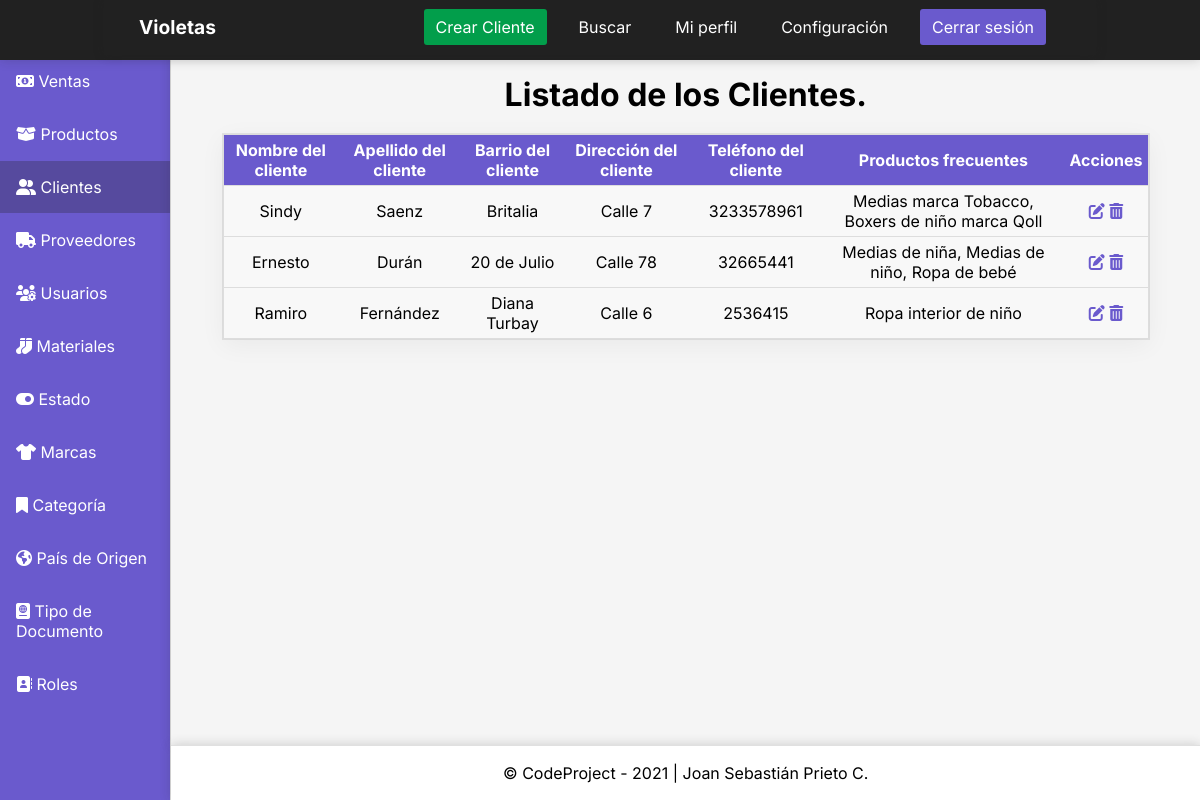
The page /dashboardclientes on the database as committed earlier.
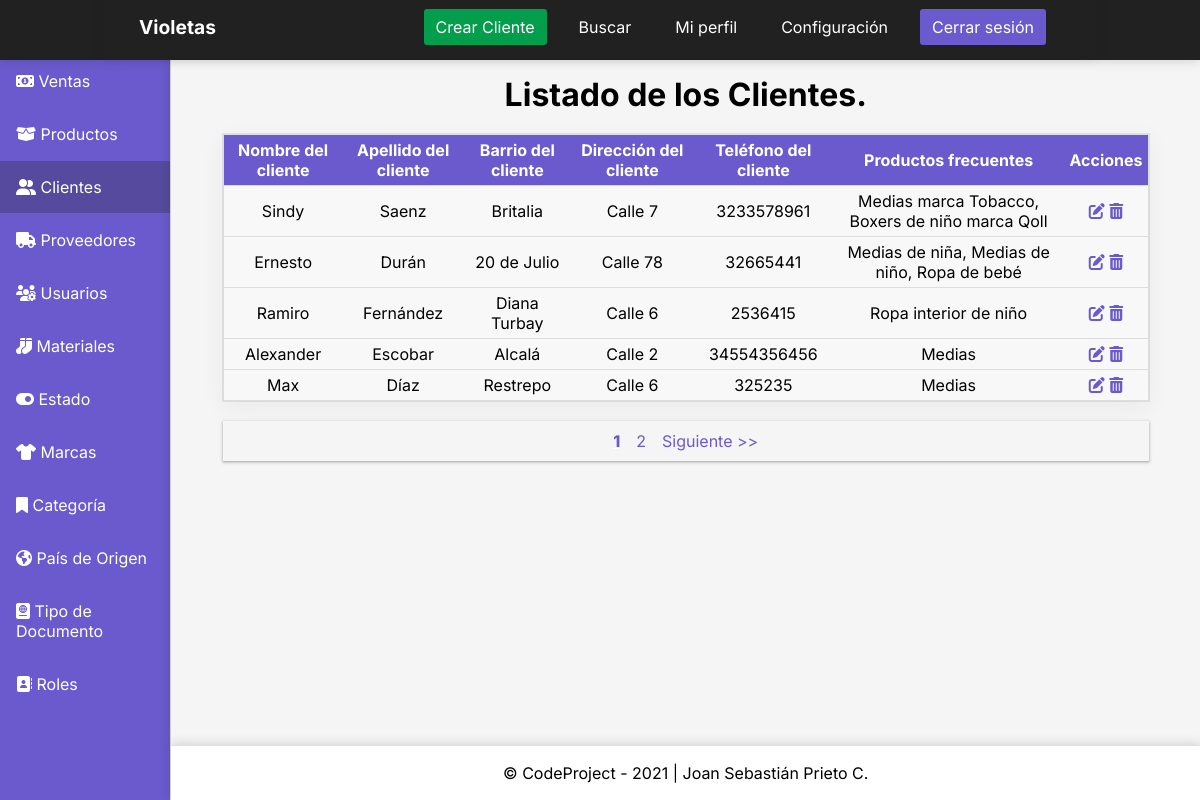
The same page on the database as committed later.
### InventoryApp/models.py (models this page shows, shortened)
class Clientes(models.Model):
    NombreCliente = models.CharField('Nombre del cliente', max_length = 100)
    ApellidoCliente = models.CharField('Apellido del cliente', max_length = 100)
    BarrioCliente = models.CharField('Barrio del cliente', max_length = 100)
    DireccionCliente = models.CharField('Dirección del cliente', max_length = 100)
    TelefonoCliente = models.CharField('Teléfono del cliente', max_length = 100)
    ProductosFrecuentes = models.CharField('Productos que frecuenta', max_length = 100)
    class Meta:
        verbose_name = 'Cliente'
        verbose_name_plural = 'Clientes'
        db_table = 'clientes'
        ordering = ['id']

### Project/views.py (the view)
# urls.py: path('dashboardclientes', views.dashboardclientes, name='dashclientes'), # Registro creado
def dashboardclientes(request):
    clientes = (Clientes.objects.all()) # Creo variable que traiga todos los datos de la tabla Clientes.
    page = request.GET.get('page', 1)
    try:
        paginator = Paginator(clientes, 5)
        clientes = paginator.page(page)
    except:
        raise Http404
    return render(request, 'dashboardclientes.html', {
        'entity' : clientes,
        'paginator': paginator # Con este código busco todos los datos de la tabla Clientes y los envío a la vista.
} )

### Templates/dashboardclientes.html (shortened to what the changed rows need)
{% load static %}
<!DOCTYPE html>
<html lang="es">
<head>
    <link rel="stylesheet" href="{% static 'CSS/stylesdashboard.css' %}">
</head>
<body>
    <div class="container">
        <main>
            <h1>Listado de los Clientes.</h1>
            <table class="table">
                <thead>
                    <tr>
                        <th>Nombre del cliente</th>
                        <th>Apellido del cliente</th>
                        <th>Barrio del cliente</th>
                        <th>Dirección del cliente</th>
                        <th>Teléfono del cliente</th>
                        <th>Productos frecuentes</th>
                        <th>Acciones</th>
                    </tr>
                </thead>
                <tbody>
                    {% for clientes in entity %}
                    <tr>
                        <td data-label="Nombre del cliente">{{clientes.NombreCliente}}</td>
                        <td data-label="Apellido del cliente">{{clientes.ApellidoCliente}}</td>
                        <td data-label="Barrio del cliente">{{clientes.BarrioCliente}}</td>
                        <td data-label="Dirección del cliente">{{clientes.DireccionCliente}}</td>
                        <td data-label="Teléfono del cliente">{{clientes.TelefonoCliente}}</td>
                        <td data-label="Productos frecuentes">{{clientes.ProductosFrecuentes}}</td>
                        <td data-label="Gestión">
                            <a href="{% url 'updateclientes' clientes.id %}"><i class="fas fa-edit"></i></a>
                            <a href="#" onclick="eliminarClientes({{ clientes.id }})"><i class="fas fa-trash-alt"></i></a>
                        </td>
                    </tr>
                    {% endfor %}
                </tbody>
            </table>
            <div>
                {% include 'paginator.html' %}
            </div>
        </main>
      </div>
</body>
</html>

Rows that differ between the two databases and show on the page:
added Clientes: NombreCliente "Alexander", ApellidoCliente "Escobar", BarrioCliente "Alcalá", DireccionCliente "Calle 2", TelefonoCliente "34554356456", ProductosFrecuentes "Medias"
added Clientes: NombreCliente "Max", ApellidoCliente "Díaz", BarrioCliente "Restrepo", DireccionCliente "Calle 6", TelefonoCliente "325235", ProductosFrecuentes "Medias"
Other text that changed with them:
new list line: "1"
new list line: "2"
text now shown: "Siguiente >>"
